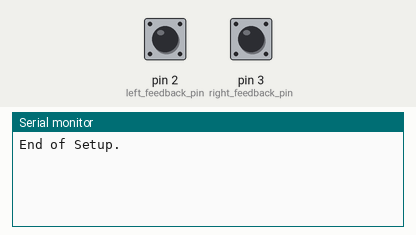
A sketch run on a simulated Arduino Uno, built with avr-gcc and run on an emulated ATmega328P. Parts: the last lines printed to the serial monitor. The test bench sets the inputs (shaded band); at power-on: pin 2 (left_feedback_pin) HIGH, pin 3 (right_feedback_pin) HIGH.

Above: at 1.2 s.
1.3 s: pin 2 (left_feedback_pin) pulled LOW for 0.15 s
At 2.0 s:
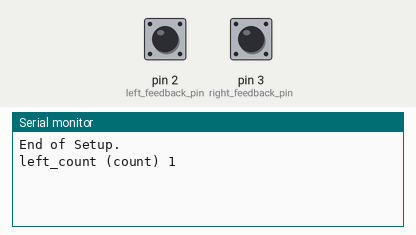
2.9 s: pin 3 (right_feedback_pin) pulled LOW for 0.15 s
At 4.2 s:
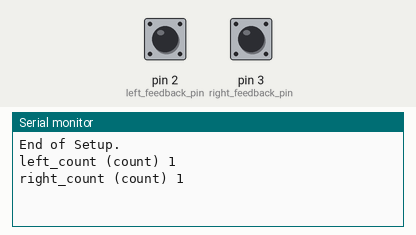
4.5 s: pin 2 (left_feedback_pin) pulled LOW for 1 s
At 6.7 s:
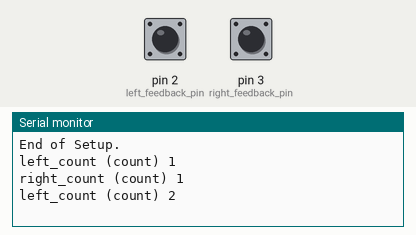
7.0 s: pin 3 (right_feedback_pin) pulled LOW for 1 s
At 8.8 s:
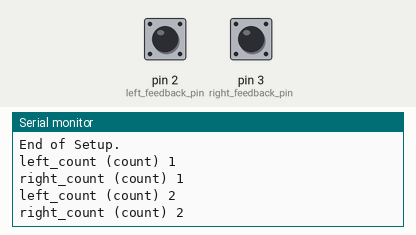

The sketch:

test_straight_line.ino
```cpp
//  counts revolutions of the motor
const int left_feedback_pin = 2;
const int right_feedback_pin = 3;

const int FORWARD_L = 8;
const int FORWARD_R = 12;
const int ENABLE_L = 9;
const int ENABLE_R = 10;

volatile unsigned int left_count = 0;
volatile unsigned int right_count = 0;
unsigned long timer;
unsigned long timer_R;
unsigned long timer_L;
void left_pulse_interrupt()
{
  left_count++;
  Serial.print("\nleft_count (count) ");Serial.print(left_count);
}
void right_pulse_interrupt()
{
  right_count++;
  Serial.print("\nright_count (count) ");Serial.print(right_count);
}

void setup() {
  Serial.begin(115200);

  pinMode(left_feedback_pin, INPUT_PULLUP);
  pinMode(right_feedback_pin, INPUT_PULLUP);

//  Enable both tracks
  digitalWrite(ENABLE_L, HIGH);
  digitalWrite(ENABLE_R, HIGH);

  digitalWrite(FORWARD_L, HIGH);
  digitalWrite(FORWARD_R, HIGH);


//  counts revolutions of the motor
  attachInterrupt(digitalPinToInterrupt(left_feedback_pin), left_pulse_interrupt, RISING);
  attachInterrupt(digitalPinToInterrupt(right_feedback_pin), right_pulse_interrupt, RISING);
  Serial.println("End of Setup.");
}


void loop() {
  timer = millis();
  if (timer >= 8430) {
  digitalWrite(ENABLE_L, LOW);
  digitalWrite(ENABLE_R, LOW);
//  if (true) {
//    Serial.print("\nleft_count (loop) ");Serial.print(left_count);
//    Serial.print("\nright_count (loop) ");Serial.print(right_count);
//    Serial.print("\ntimer (loop) "); Serial.print(timer);
//
//    if (right_count > left_count) {
//      Serial.print("\nleft_count (while1) ");Serial.print(left_count);
//      Serial.print("\nright_count (while1) ");Serial.print(right_count);
//      digitalWrite(FORWARD_L, HIGH);
//      while (right_count > left_count) {
//        digitalWrite(FORWARD_R, LOW);
//        Serial.println("running left");
//        delay(500);
//      }
//      digitalWrite(FORWARD_R, HIGH);
//      Serial.print("\nleft_count (while1 END) ");Serial.print(left_count);
//      Serial.print("\nright_count (while1 END) ");Serial.print(right_count);
//    }
//
//    if (left_count > right_count) {
//      Serial.print("\nleft_count (while2) ");Serial.print(left_count);
//      Serial.print("\nright_count (while2) ");Serial.print(right_count);
//      digitalWrite(FORWARD_R, HIGH);
//      while (left_count > right_count) {
//        digitalWrite(FORWARD_L, LOW);
//        Serial.println("running right");
//        delay(500);
//      }
//      digitalWrite(FORWARD_L, HIGH);
//      Serial.print("\nleft_count (while2 END) ");Serial.print(left_count);
//      Serial.print("\nright_count (while2 END) ");Serial.print(right_count);
//    }
  }
}
```

Measured:
- after the input at 1.3 s, the serial monitor: prints a new line after 0.15 s (image 1)
- after the input at 2.9 s, the serial monitor: prints a new line after 0.15 s (image 2)
- after the input at 4.5 s, the serial monitor: prints a new line after 1.0 s (image 3)
- after the input at 7.0 s, the serial monitor: prints a new line after 1.0 s (image 4)
